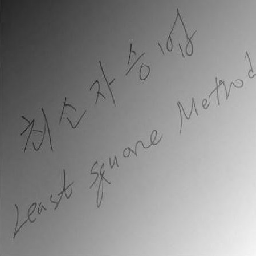
//> input picture img/8th_assignment/src.bmp, 256 x 256 px
$ ./Assignment_8th_2   (built with g++ and OpenCV 4)
//> lines starting //> are read from the running program, lines starting //| are printed output that depends on the picture
#include <opencv2/opencv.hpp>

using namespace cv;

int main()
{
   Mat img = imread("/root/computer_vision/img/8th_assignment/src.bmp",IMREAD_GRAYSCALE);
//> img is the input picture: 256 rows x 256 cols, CV_8UC1; min 24, max 247, mean 138.2
   int rows = img.rows;               // 영상 행
//> rows = 256
   int columns = img.cols;            // 영상의 열
//> columns = 256
   const int size = rows * columns;   // 전체 영상의 화소수, 크기
//> size = 65536

   // AX = B에서 A 행렬: n x 3, B 행렬: n x 1 행렬, X = 3 x 1 행렬
  double *A_dat = new double[size * 3]; // A 행렬 데이터 : n x 3 임
  double *B_dat = new double[size];  // B행렬: 입력영상의 (x,y)의 밝기값으로 nx1 행렬

  int index = 0, count = 0;

  // 샘플영상(src.bmp)을 통해 A행렬과, B 행렬 생성
  for (int y = 0; y < rows; y++)
 {
   for (int x = 0; x < columns; x++)
   {
	A_dat[index++] = x;
	A_dat[index++] = y;
	A_dat[index++] = 1;
        B_dat[count++] = (double)img.at<uchar>(y, x);
    }
 }
//> this loop made 256 passes
//> (index, count) on passes 1 to 3: (768, 256), (1536, 512), (2304, 768)
//> after the loop, index = 196608; count = 65536

	Mat A_mat(size, 3, CV_64FC1, A_dat);  // A 행렬: n x 3
	Mat B_mat(size, 1, CV_64FC1, B_dat);  // B 행렬: n x 1

	Mat A_trans = A_mat.t();  // A^T 행렬
	Mat Square_A = A_trans * A_mat;  // A^T x A : 정방행렬 계산
//> Square_A = [[1.42e+09, 1.07e+09, 8355840], [1.07e+09, 1.42e+09, 8355840], [8355840, 8355840, 65536]]

	Mat invA = Square_A.inv();   // pseudo inverse 행렬계산
//> invA = [[2.79e-09, 0, -3.56e-07], [0, 2.79e-09, -3.56e-07], [-3.56e-07, -3.56e-07, 0.000106]]

	double Params[3][1] = {0.,0.,0. }; // X 행렬 3개의 파라미터를 위한 초기값

	Mat X(3, 1, CV_64FC1, Params);  // 파라미터 X 행렬

	Mat Temp(Size(3, 1), CV_64FC1);  // 3 x 1 임시 행렬

 	Temp = A_trans * B_mat;
//> Temp = [1.33e+09, 1.27e+09, 9059144]
	X = invA * Temp;              // 최종파라미터 행렬
//> X = [0.48, 0.332, 34.68]

	Mat B_hat = B_mat.clone();

	B_hat = A_mat * X;      // Background Intensity Estimation (n x 1) matrix

	Mat Background(Size(rows, columns),CV_8UC1);  // Real Background Image matrix, rows x columns  해상도

	double temp = 0;
	// (n x 1) data를  (rows, columns) 영상데이터로 행렬 변환
	for (int y = 0; y < rows; y++)
	{
		for (int x = 0; x < columns; x++)
		{
			 temp = B_hat.at<double>(y*columns + x, 0);

			 if (temp >= 255.0) Background.at<uchar>(y, x) = 255;
			 else if (temp <= 0.0) Background.at<uchar>(y, x) = 0;
			 else

				Background.at<uchar>(y, x) = (uchar)temp;
		}
	}
//> this loop made 256 passes
//> temp on passes 1 to 3: 157.1, 157.4, 157.7
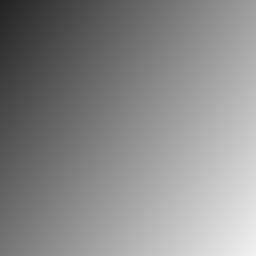
//> Background: 256 rows x 256 cols, CV_8UC1; min 34, max 241, mean 137.7
//> after the loop, temp = 241.8

	imshow("원본영상", img);
	imshow("Estimation image", Background);
	waitKey(0);

    // 배경 조명 제거를 위한 차영상
    Mat img_16S, bg_16S, diff_16S, result;

    img.convertTo(img_16S, CV_16S);
    Background.convertTo(bg_16S, CV_16S);

    diff_16S = img_16S - bg_16S;
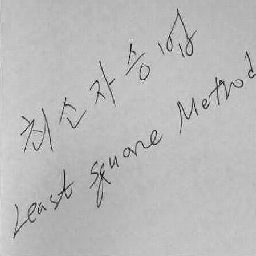
//> diff_16S: 256 rows x 256 cols, CV_16SC1; min -72, max 27, mean 0.5; drawn with min black and max white

    // 클리핑 및 타입 복원
    diff_16S.convertTo(result, CV_8U);
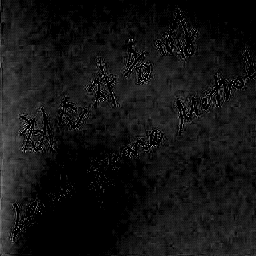
//> result: 256 rows x 256 cols, CV_8UC1; min 0, max 27, mean 2.1; drawn with min black and max white

    imshow("조명 제거 영상", result);
    waitKey(0);

    // 조명 모델링 결과 Background와 원본 영상의 절댓값 차이 계산
    Mat diff_abs, text_only;
    absdiff(img, Background, diff_abs);
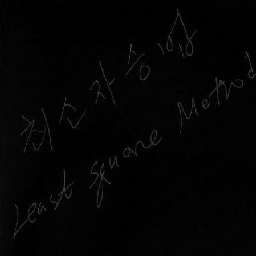
//> diff_abs: 256 rows x 256 cols, CV_8UC1; min 0, max 72, mean 3.6

    // 글씨만 추출하기 위해 threshold 적용 (필요시 값 조절)
    threshold(diff_abs, text_only, 10, 255, THRESH_BINARY);  // 10은 임계값, 필요시 조절
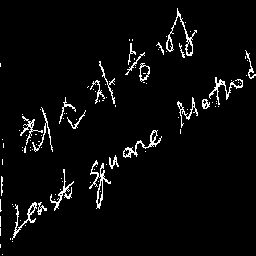
//> text_only: 256 rows x 256 cols, CV_8UC1; 3.9% white in thin lines or dots

    // 결과 출력
    imshow("조명 제거 영상 (절댓값)", diff_abs); //클리핑
    imshow("글씨만 남긴 영상", text_only); //이진화
    waitKey(0);


    // [18 lines of commented-out code are left out]

	return 0;
}
